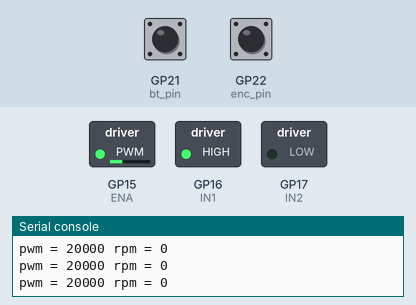
Recording of a program running on a simulated Raspberry Pi Pico running MicroPython. On the bench: switched loads named in the program (green lamp = pin HIGH), the last lines printed to the serial console. The inputs (shaded band) are chosen by the test bench; at power-on: GP21 (bt_pin) HIGH, GP22 (enc_pin) HIGH.

Above: at 1.2 s.
1.3 s: GP21 (bt_pin) pulled LOW for 0.15 s
At 2.7 s:
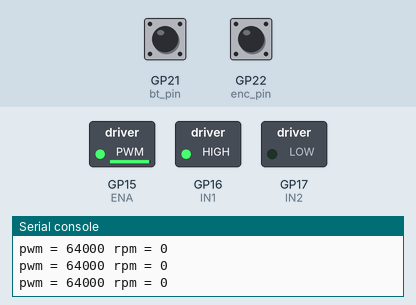
3.0 s: GP21 (bt_pin) pulled LOW for 1 s
At 3.9 s:
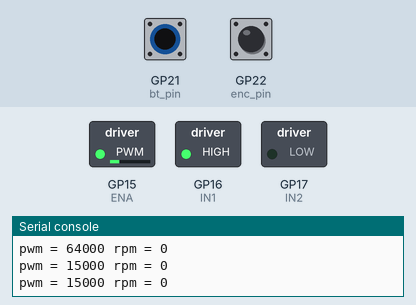
5.5 s: GP21 (bt_pin) pulled LOW for 3.2 s
At 5.9 s:
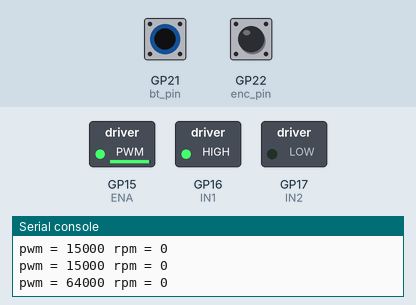
Timing chart, 0 to 8.5 s (numbered marks = the images above; inputs shaded):
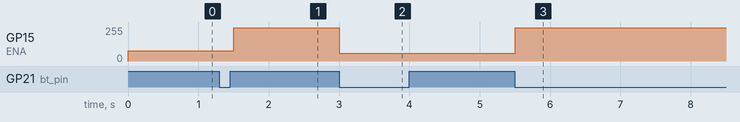

The program:

motor_rpm_pwm.py
```python
from machine import PWM, Pin, ADC, Timer
from time import sleep

# button interrupt setup
bt_pin = Pin(21, Pin.IN, Pin.PULL_UP)
pwm = 20000

def button_isr(bt_pin):
    global pwm
    if(pwm == 20000):
        pwm = 64000
    elif(pwm == 15000):
        pwm = 64000
    else:
        pwm = 15000

bt_pin.irq(trigger=(Pin.IRQ_FALLING), handler=button_isr)

# encoder (interrupt) setup
enc_pin = Pin(22, Pin.IN, Pin.PULL_UP)
count = 0
rpm = 0

def enc_isr(enc_pin):
    global count
    count +=1

enc_pin.irq(trigger=(Pin.IRQ_FALLING), handler=enc_isr)

# timer setup code
timer_1 = Timer()

def calc_rpm(timer_1):
    global rpm
    global count
    rpm = count * 3
    count = 0

timer_1.init(freq=1, mode=Timer.PERIODIC, callback=calc_rpm)

# L298N pins
IN1 = Pin(16, Pin.OUT)
IN2 = Pin(17, Pin.OUT)
ENA = Pin(15)

frequency = 1000
ENA_pwm = PWM(ENA)
ENA_pwm.freq(frequency)

# set motor direction as fwd
IN1.value(1)
IN2.value(0)

try:
    while True:
        ENA_pwm.duty_u16(pwm)
        print(f"pwm = {pwm} rpm = {rpm}")
        sleep(0.5)

except KeyboardInterrupt:
    print('keyboard interrupt')

finally:
    timer_1.deinit()  # Deinitialize the timer
    ENA_pwm.duty_u16(0) # ENA = 0 basically
    IN1.value(0)
    IN2.value(0)
    ENA_pwm.deinit()
    print('Power Off')
```

Measured:
- after the input at 1.3 s, GP15 (ENA): 78/255 → 249/255 after 0.20 s
- after the input at 3.0 s, GP15 (ENA): 249/255 → 58/255 at once
- after the input at 5.5 s, GP15 (ENA): 58/255 → 249/255 at once
